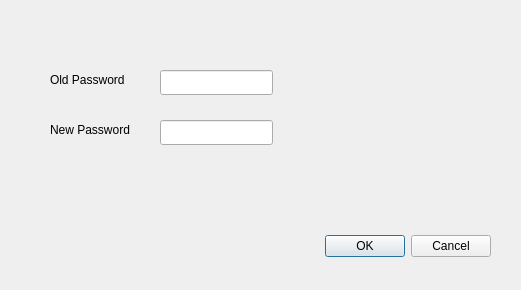
<?xml version="1.0" encoding="UTF-8"?>
<ui version="4.0">
 <class>Dialog</class>
 <widget class="QDialog" name="Dialog">
  <property name="geometry">
   <rect>
    <x>0</x>
    <y>0</y>
    <width>521</width>
    <height>290</height>
   </rect>
  </property>
  <property name="windowTitle">
   <string>Dialog</string>
  </property>
  <widget class="QDialogButtonBox" name="ok_Button">
   <property name="geometry">
    <rect>
     <x>150</x>
     <y>230</y>
     <width>341</width>
     <height>32</height>
    </rect>
   </property>
   <property name="orientation">
    <enum>Qt::Horizontal</enum>
   </property>
   <property name="standardButtons">
    <set>QDialogButtonBox::Cancel|QDialogButtonBox::Ok</set>
   </property>
  </widget>
  <widget class="QLabel" name="label">
   <property name="geometry">
    <rect>
     <x>50</x>
     <y>70</y>
     <width>101</width>
     <height>19</height>
    </rect>
   </property>
   <property name="text">
    <string>Old Password</string>
   </property>
  </widget>
  <widget class="QLabel" name="label_2">
   <property name="geometry">
    <rect>
     <x>50</x>
     <y>120</y>
     <width>111</width>
     <height>19</height>
    </rect>
   </property>
   <property name="text">
    <string>New Password</string>
   </property>
  </widget>
  <widget class="QLineEdit" name="old_Password">
   <property name="geometry">
    <rect>
     <x>160</x>
     <y>70</y>
     <width>113</width>
     <height>25</height>
    </rect>
   </property>
  </widget>
  <widget class="QLineEdit" name="new_Password">
   <property name="geometry">
    <rect>
     <x>160</x>
     <y>120</y>
     <width>113</width>
     <height>25</height>
    </rect>
   </property>
  </widget>
 </widget>
 <resources/>
 <connections>
  <connection>
   <sender>ok_Button</sender>
   <signal>accepted()</signal>
   <receiver>Dialog</receiver>
   <slot>accept()</slot>
   <hints>
    <hint type="sourcelabel">
     <x>248</x>
     <y>254</y>
    </hint>
    <hint type="destinationlabel">
     <x>157</x>
     <y>274</y>
    </hint>
   </hints>
  </connection>
  <connection>
   <sender>ok_Button</sender>
   <signal>rejected()</signal>
   <receiver>Dialog</receiver>
   <slot>reject()</slot>
   <hints>
    <hint type="sourcelabel">
     <x>316</x>
     <y>260</y>
    </hint>
    <hint type="destinationlabel">
     <x>286</x>
     <y>274</y>
    </hint>
   </hints>
  </connection>
 </connections>
</ui>
